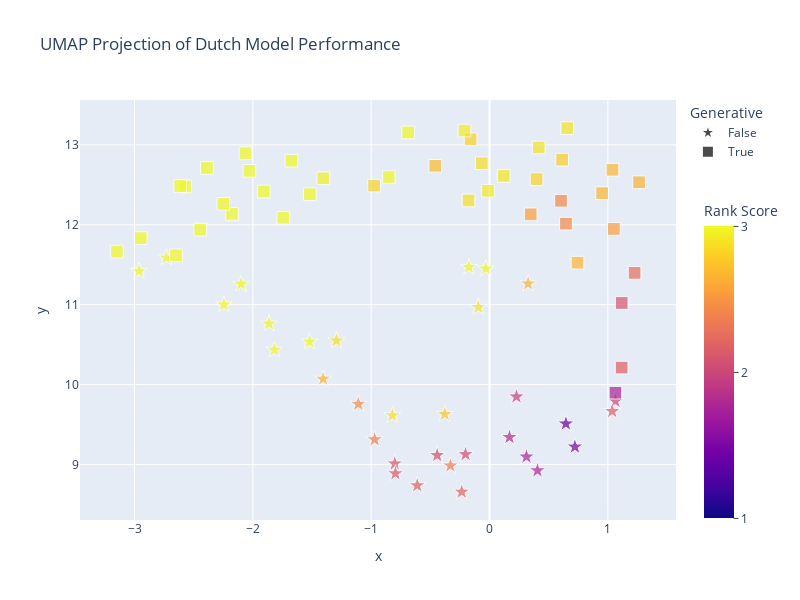

This figure's notebook cell:
### Code cell
n_neighbours = len(df) - 1
print(f"Using {n_neighbours} neighbours.")
umap = UMAP(n_neighbors=n_neighbours, n_components=2, random_state=4242, n_jobs=1)
umap_projection = umap.fit_transform(df.drop(columns=["generative", "rank"]))

fig = px.scatter(
    x=umap_projection[:, 0], 
    y=umap_projection[:, 1], 
    color=df['rank'],
    color_continuous_scale=px.colors.sequential.Plasma,
    range_color=[1, 3],
    symbol=df.generative,
    symbol_sequence=["star", "square"],
    size=[20] * len(df),
    size_max=9,
    hover_name=df.index.tolist(),
    width=800,
    height=600,
    title=f"UMAP Projection of {language_title} Model Performance",
    labels=dict(color="Rank Score", symbol='Generative'),
    template='plotly',
)
fig.update_layout(
    coloraxis_colorbar=dict(
        yanchor="top", y=0.78, x=1.03, ticks="outside", len=0.8, dtick=1
    )
)

### Figure 1 — Plotly figure (JSON) as saved in the notebook; plotly's stock layout.template omitted (floating-point values rounded to 4 significant figures)
{"data": [{"hovertemplate": "<b>%{hovertext}</b><br><br>Generative=False<br>x=%{x}<br>y=%{y}<br>size=%{marker.size}<br>Rank Score=%{marker.color}<extra></extra>", "hovertext": ["intfloat/multilingual-e5-large", "setu4993/LaBSE", "DTAI-KULeuven/robbert-2022-dutch-base", "pdelobelle/robbert-v2-dutch-base", "ZurichNLP/unsup-simcse-xlm-roberta-base", "intfloat/multilingual-e5-base", "FacebookAI/xlm-roberta-large", "DTAI-KULeuven/robbertje-1-gb-non-shuffled", "DTAI-KULeuven/robbert-2023-dutch-base", "DTAI-KULeuven/robbertje-1-gb-merged", "jhu-clsp/bernice", "microsoft/mdeberta-v3-base", "DTAI-KULeuven/robbertje-1-gb-shuffled", "DTAI-KULeuven/robbert-2023-dutch-large", "cardiffnlp/twitter-xlm-roberta-base", "sentence-transformers/paraphrase-xlm-r-multilingual-v1", "DTAI-KULeuven/robbertje-1-gb-bort", "microsoft/xlm-align-base", "sentence-transformers/quora-distilbert-multilingual", "Geotrend/distilbert-base-25lang-cased", "EuropeanParliament/EUBERT", "Twitter/twhin-bert-base", "Twitter/twhin-bert-large", "AI-Sweden-Models/roberta-large-1350k", "AI-Sweden-Models/roberta-large-1160k", "sentence-transformers/distiluse-base-multilingual-cased-v1", "sentence-transformers/distiluse-base-multilingual-cased", "jpostma/DagoBERT", "dbmdz/bert-tiny-historic-multilingual-cased", "3ebdola/Dialectal-Arabic-XLM-R-Base", "fresh-xlm-roberta-base", "fresh-electra-small"], "legendgroup": "False", "marker": {"color": [1.4, 1.48, 1.75, 1.79, 1.82, 1.96, 2.02, 2.04, 2.07, 2.12, 2.14, 2.16, 2.19, 2.21, 2.36, 2.38, 2.45, 2.67, 2.68, 2.75, 2.87, 2.9, 2.9, 3.07, 3.11, 3.22, 3.38, 3.46, 3.72, 3.77, 4.38, 4.4], "coloraxis": "coloraxis", "size": [20, 20, 20, 20, 20, 20, 20, 20, 20, 20, 20, 20, 20, 20, 20, 20, 20, 20, 20, 20, 20, 20, 20, 20, 20, 20, 20, 20, 20, 20, 20, 20], "sizemode": "area", "sizeref": 0.2469, "symbol": "star"}, "mode": "markers", "name": "False", "orientation": "v", "showlegend": true, "type": "scatter", "x": [0.6458, 0.7216, 0.3124, 0.4055, 0.1689, 0.228, 1.064, -0.2024, -0.4419, -0.8008, -0.7949, 1.037, -0.6108, -0.2348, -0.3303, -0.9709, -1.109, 0.3264, -1.406, -0.3784, -1.294, -0.8209, -0.09456, -0.03056, -0.1737, -1.863, -1.818, -1.521, -2.099, -2.244, -2.731, -2.962], "xaxis": "x", "y": [9.51, 9.221, 9.096, 8.923, 9.34, 9.848, 9.793, 9.126, 9.115, 9.01, 8.887, 9.666, 8.737, 8.656, 8.984, 9.312, 9.757, 11.26, 10.07, 9.629, 10.55, 9.613, 10.97, 11.45, 11.47, 10.76, 10.43, 10.54, 11.26, 11.0, 11.59, 11.42], "yaxis": "y"}, {"hovertemplate": "<b>%{hovertext}</b><br><br>Generative=True<br>x=%{x}<br>y=%{y}<br>size=%{marker.size}<br>Rank Score=%{marker.color}<extra></extra>", "hovertext": ["gpt-4-1106-preview (few-shot)", "Nexusflow/Starling-LM-7B-beta (few-shot)", "gpt-3.5-turbo-0613 (few-shot, val)", "upstage/SOLAR-10.7B-v1.0 (few-shot)", "robinsmits/Qwen1.5-7B-Dutch-Chat (few-shot)", "robinsmits/Qwen1.5-7B-Dutch-Chat-Sft-Bf16 (few-shot)", "mistralai/Mistral-7B-Instruct-v0.2 (few-shot)", "mlabonne/NeuralBeagle14-7B (few-shot, val)", "mistralai/Mistral-7B-v0.1 (few-shot)", "Rijgersberg/Mistral-7B-v0.1-chat-nl (few-shot)", "alpindale/Mistral-7B-v0.2-hf (few-shot)", "mlabonne/AlphaMonarch-7B (few-shot, val)", "BramVanroy/GEITje-7B-ultra (few-shot)", "occiglot/occiglot-7b-eu5-instruct (few-shot)", "Rijgersberg/GEITje-7B-chat-v2 (few-shot)", "RuterNorway/Llama-2-13b-chat-norwegian (few-shot)", "Qwen/Qwen1.5-4B-Chat (few-shot)", "occiglot/occiglot-7b-eu5 (few-shot)", "meta-llama/Llama-2-7b-chat-hf (few-shot)", "Rijgersberg/GEITje-7B-chat (few-shot)", "Rijgersberg/GEITje-7B (few-shot)", "mistralai/Mistral-7B-Instruct-v0.1 (few-shot)", "timpal0l/Mistral-7B-v0.1-flashback-v2 (few-shot)", "meta-llama/Llama-2-7b-hf (few-shot)", "Qwen/Qwen1.5-4B (few-shot)", "AI-Sweden-Models/gpt-sw3-20b (few-shot)", "01-ai/Yi-6B (few-shot)", "BramVanroy/GEITje-7B-ultra-sft (few-shot)", "AI-Sweden-Models/gpt-sw3-20b-instruct (few-shot)", "google/gemma-2b-it (few-shot)", "RuterNorway/Llama-2-7b-chat-norwegian (few-shot)", "LumiOpen/Viking-13B (few-shot)", "allenai/OLMo-7B (few-shot)", "google/gemma-2b (few-shot)", "Qwen/Qwen1.5-1.8B-Chat (few-shot)", "Qwen/Qwen1.5-0.5B-Chat (few-shot)", "allenai/OLMo-7B-Twin-2T (few-shot)", "Qwen/Qwen1.5-1.8B (few-shot)", "Qwen/Qwen1.5-0.5B (few-shot)", "allenai/OLMo-1B (few-shot)", "RJuro/kanelsnegl-v0.1 (few-shot)", "ai-forever/mGPT (few-shot)"], "legendgroup": "True", "marker": {"color": [1.76, 2.09, 2.16, 2.25, 2.42, 2.44, 2.55, 2.55, 2.66, 2.67, 2.68, 2.68, 2.7, 2.79, 2.8, 2.81, 2.83, 2.87, 2.88, 2.89, 2.9, 2.91, 2.92, 2.94, 2.96, 3.06, 3.07, 3.07, 3.24, 3.28, 3.34, 3.41, 3.41, 3.49, 3.63, 3.74, 3.77, 3.83, 3.88, 4.09, 4.58, 4.6], "coloraxis": "coloraxis", "size": [20, 20, 20, 20, 20, 20, 20, 20, 20, 20, 20, 20, 20, 20, 20, 20, 20, 20, 20, 20, 20, 20, 20, 20, 20, 20, 20, 20, 20, 20, 20, 20, 20, 20, 20, 20, 20, 20, 20, 20, 20, 20], "sizemode": "area", "sizeref": 0.2469, "symbol": "square"}, "mode": "markers", "name": "True", "orientation": "v", "showlegend": true, "type": "scatter", "x": [1.064, 1.117, 1.117, 1.226, 0.6046, 0.6462, 0.348, 1.051, 1.264, 0.952, 1.039, 0.7437, -0.4582, 0.614, -0.16, 0.3975, -0.9752, -0.06514, -0.1772, 0.4162, 0.6573, 0.1202, -0.01287, -0.2118, -1.405, -1.674, -0.8517, -0.6874, -2.029, -1.518, -1.907, -2.176, -1.743, -2.062, -2.249, -2.572, -2.388, -2.614, -2.445, -2.649, -2.947, -3.149], "xaxis": "x", "y": [9.898, 11.02, 10.21, 11.4, 12.3, 12.01, 12.13, 11.95, 12.53, 12.4, 12.69, 11.53, 12.74, 12.82, 13.07, 12.57, 12.49, 12.77, 12.3, 12.97, 13.21, 12.61, 12.43, 13.18, 12.58, 12.8, 12.6, 13.16, 12.67, 12.38, 12.42, 12.14, 12.09, 12.9, 12.26, 12.48, 12.71, 12.48, 11.94, 11.62, 11.83, 11.66], "yaxis": "y"}], "layout": {"coloraxis": {"cmax": 3, "cmin": 1, "colorbar": {"dtick": 1, "len": 0.8, "ticks": "outside", "title": {"text": "Rank Score"}, "x": 1.03, "y": 0.78, "yanchor": "top"}, "colorscale": [[0, "#0d0887"], [0.1111, "#46039f"], [0.2222, "#7201a8"], [0.3333, "#9c179e"], [0.4444, "#bd3786"], [0.5556, "#d8576b"], [0.6667, "#ed7953"], [0.7778, "#fb9f3a"], [0.8889, "#fdca26"], [1, "#f0f921"]]}, "height": 600, "legend": {"itemsizing": "constant", "title": {"text": "Generative"}, "tracegroupgap": 0}, "title": {"text": "UMAP Projection of Dutch Model Performance"}, "width": 800, "xaxis": {"anchor": "y", "autorange": true, "domain": [0, 1], "range": [-3.461, 1.577], "title": {"text": "x"}, "type": "linear"}, "yaxis": {"anchor": "x", "autorange": true, "domain": [0, 1], "range": [8.304, 13.56], "title": {"text": "y"}, "type": "linear"}}}
